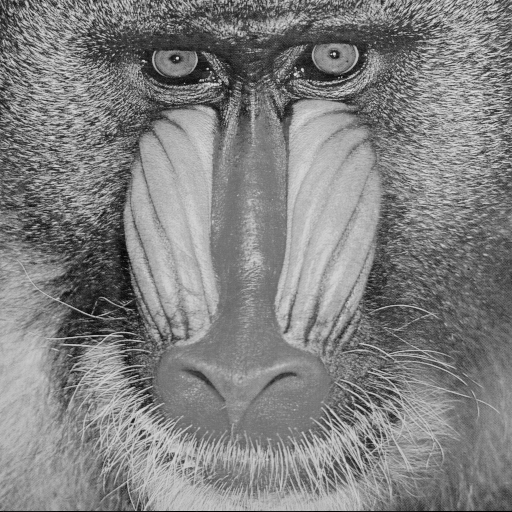
#> input picture mc920/trabalho-0/images/baboon.png, 512 x 512 px
$ python trabalho.py
#> lines starting #> are read from the running program, lines starting #| are printed output that depends on the picture
import numpy as np
import cv2
import matplotlib.pyplot as plt
from sklearn.feature_extraction import image

# Leitura das imagens
img = cv2.imread('./images/baboon.png', cv2.IMREAD_GRAYSCALE)
#> img is the input picture: shape (512, 512); min 0, max 230, mean 129.1
img2 = cv2.imread('./images/butterfly.png', cv2.IMREAD_GRAYSCALE)
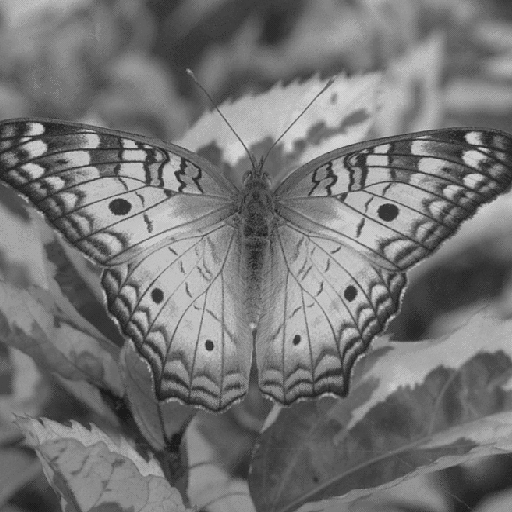
#> input picture mc920/trabalho-0/images/butterfly.png, 512 x 512 px
#> img2 is the input picture: shape (512, 512); min 27, max 212, mean 116.8

# Imagem auxiliar
vis = np.zeros((512, 512), np.uint8)

# [53 lines of commented-out code are left out]

plt.imshow(vis, cmap="gray")
plt.show()
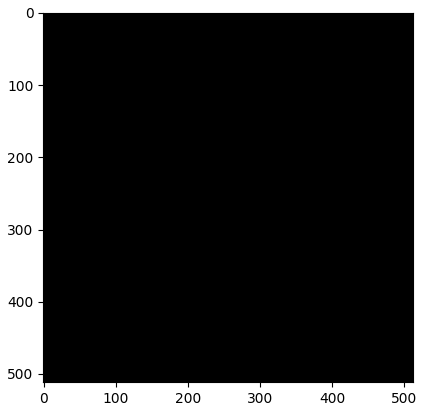
#> figure drawn by matplotlib, 1 panel

# Print com opencv

# cv2.imshow('image', img)
# cv2.waitKey(0)
# cv2.destroyAllWindows()
